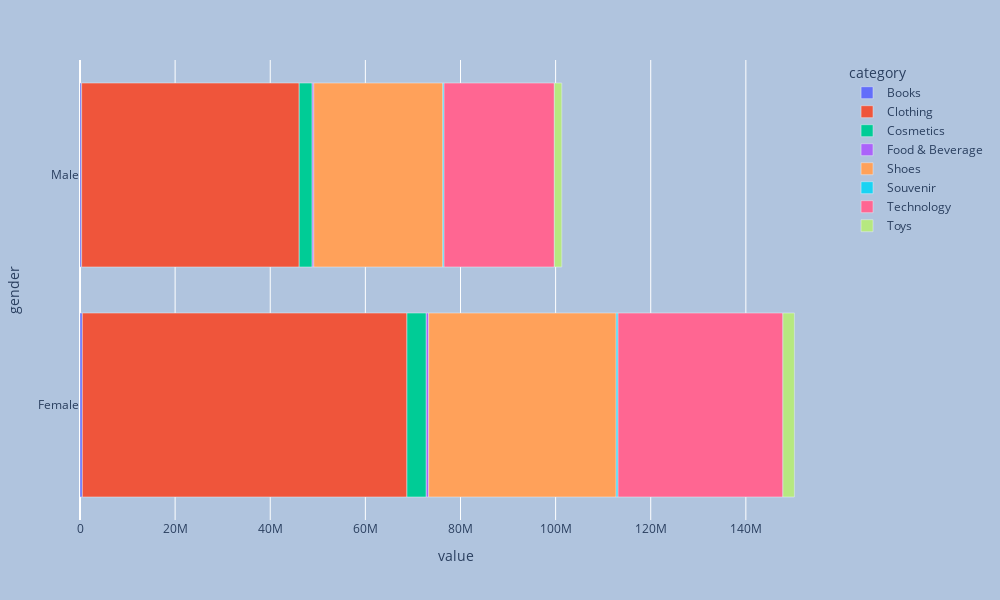

Source (notebook cell):
### Markdown cell above
Đúng như dự đoán, gần 60% doanh thu đến từ khách hàng nữ.

### Code cell
gender_category = transactions.groupby(['gender', 'category'])['total'].sum().unstack().reset_index()

fig = px.bar(gender_category,
             x=['Books', 'Clothing', 'Cosmetics', 'Food & Beverage', 'Shoes', 'Souvenir', 'Technology', 'Toys'],
             y='gender')
fig.update_layout(width=1000, height=600, plot_bgcolor='LightSteelBlue', paper_bgcolor='LightSteelBlue',
                  legend=dict(title='category'))
fig.show()

### Figure 1 — Plotly figure (JSON) as saved in the notebook; plotly's stock layout.template omitted (floating-point values rounded to 4 significant figures)
{"data": [{"alignmentgroup": "True", "hovertemplate": "variable=Books<br>value=%{x}<br>gender=%{y}<extra></extra>", "legendgroup": "Books", "marker": {"color": "#636efa", "pattern": {"shape": ""}}, "name": "Books", "offsetgroup": "Books", "orientation": "h", "showlegend": true, "textposition": "auto", "type": "bar", "x": [489300.0, 345200.0], "xaxis": "x", "y": ["Female", "Male"], "yaxis": "y"}, {"alignmentgroup": "True", "hovertemplate": "variable=Clothing<br>value=%{x}<br>gender=%{y}<extra></extra>", "legendgroup": "Clothing", "marker": {"color": "#EF553B", "pattern": {"shape": ""}}, "name": "Clothing", "offsetgroup": "Clothing", "orientation": "h", "showlegend": true, "textposition": "auto", "type": "bar", "x": [68250000.0, 45750000.0], "xaxis": "x", "y": ["Female", "Male"], "yaxis": "y"}, {"alignmentgroup": "True", "hovertemplate": "variable=Cosmetics<br>value=%{x}<br>gender=%{y}<extra></extra>", "legendgroup": "Cosmetics", "marker": {"color": "#00cc96", "pattern": {"shape": ""}}, "name": "Cosmetics", "offsetgroup": "Cosmetics", "orientation": "h", "showlegend": true, "textposition": "auto", "type": "bar", "x": [4067000.0, 2726000.0], "xaxis": "x", "y": ["Female", "Male"], "yaxis": "y"}, {"alignmentgroup": "True", "hovertemplate": "variable=Food & Beverage<br>value=%{x}<br>gender=%{y}<extra></extra>", "legendgroup": "Food & Beverage", "marker": {"color": "#ab63fa", "pattern": {"shape": ""}}, "name": "Food & Beverage", "offsetgroup": "Food & Beverage", "orientation": "h", "showlegend": true, "textposition": "auto", "type": "bar", "x": [505300.0, 344200.0], "xaxis": "x", "y": ["Female", "Male"], "yaxis": "y"}, {"alignmentgroup": "True", "hovertemplate": "variable=Shoes<br>value=%{x}<br>gender=%{y}<extra></extra>", "legendgroup": "Shoes", "marker": {"color": "#FFA15A", "pattern": {"shape": ""}}, "name": "Shoes", "offsetgroup": "Shoes", "orientation": "h", "showlegend": true, "textposition": "auto", "type": "bar", "x": [39430000.0, 27130000.0], "xaxis": "x", "y": ["Female", "Male"], "yaxis": "y"}, {"alignmentgroup": "True", "hovertemplate": "variable=Souvenir<br>value=%{x}<br>gender=%{y}<extra></extra>", "legendgroup": "Souvenir", "marker": {"color": "#19d3f3", "pattern": {"shape": ""}}, "name": "Souvenir", "offsetgroup": "Souvenir", "orientation": "h", "showlegend": true, "textposition": "auto", "type": "bar", "x": [382900.0, 253000.0], "xaxis": "x", "y": ["Female", "Male"], "yaxis": "y"}, {"alignmentgroup": "True", "hovertemplate": "variable=Technology<br>value=%{x}<br>gender=%{y}<extra></extra>", "legendgroup": "Technology", "marker": {"color": "#FF6692", "pattern": {"shape": ""}}, "name": "Technology", "offsetgroup": "Technology", "orientation": "h", "showlegend": true, "textposition": "auto", "type": "bar", "x": [34669950, 23192400], "xaxis": "x", "y": ["Female", "Male"], "yaxis": "y"}, {"alignmentgroup": "True", "hovertemplate": "variable=Toys<br>value=%{x}<br>gender=%{y}<extra></extra>", "legendgroup": "Toys", "marker": {"color": "#B6E880", "pattern": {"shape": ""}}, "name": "Toys", "offsetgroup": "Toys", "orientation": "h", "showlegend": true, "textposition": "auto", "type": "bar", "x": [2416000.0, 1564000.0], "xaxis": "x", "y": ["Female", "Male"], "yaxis": "y"}], "layout": {"barmode": "relative", "height": 600, "legend": {"title": {"text": "category"}, "tracegroupgap": 0}, "margin": {"t": 60}, "paper_bgcolor": "LightSteelBlue", "plot_bgcolor": "LightSteelBlue", "width": 1000, "xaxis": {"anchor": "y", "domain": [0, 1], "title": {"text": "value"}}, "yaxis": {"anchor": "x", "domain": [0, 1], "title": {"text": "gender"}}}}
